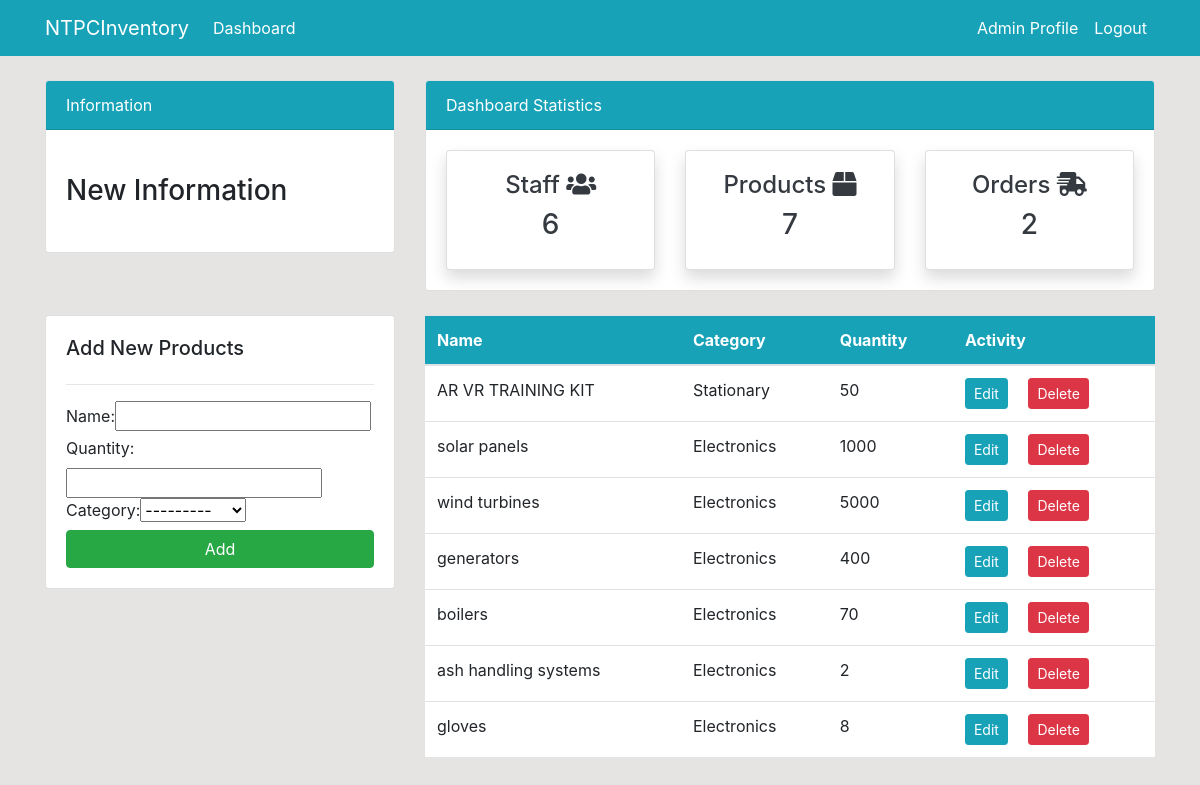
Screenshot of /products/ (signed in) with the database file from the repository.
### dashboard/models.py (models this page shows, shortened)
class Product(models.Model):
    name = models.CharField(max_length=100, null=True)
    quantity = models.PositiveIntegerField(null=True)
    category = models.CharField(max_length=50, choices=CATEGORY, null=True)

### dashboard/views.py (the view)
# urls.py: path('products/', views.products, name='dashboard-products'),
@login_required(login_url='user-login')
def products(request):
    product = Product.objects.all()
    product_count = product.count()
    customer = User.objects.filter(groups=2)
    customer_count = customer.count()
    order = Order.objects.all()
    order_count = order.count()
    product_quantity = Product.objects.filter(name='')
    if request.method == 'POST':
        form = ProductForm(request.POST)
        if form.is_valid():
            form.save()
            product_name = form.cleaned_data.get('name')
            messages.success(request, f'{product_name} has been added')
            return redirect('dashboard-products')
    else:
        form = ProductForm()
    context = {
        'product': product,
        'form': form,
        'customer_count': customer_count,
        'product_count': product_count,
        'order_count': order_count,
    }
    return render(request, 'dashboard/products.html', context)

### dashboard/forms.py
class ProductForm(forms.ModelForm):
    class Meta:
        model = Product
        fields = '__all__'

### templates/dashboard/products.html (shortened to what this page needs)
{% extends 'partials/base.html' %}
{% load crispy_forms_tags %}
{% block content %}
{% include 'partials/topside.html' %}
<div class="row my-4">
    <div class="col-md-4">
        <div class="card card-body">
            <h5>Add New Products</h5>
            <hr>
            <form method="POST">
                {{ form }}
                <input class="btn btn-success btn-block" type="submit" value="Add">
            </form>
        </div>
    </div>
    <div class="col-md-8">
        <table class="table bg-white">
            <thead class="bg-info text-white">
                <tr>
                    <th scope="col">Name</th>
                    <th scope="col">Category</th>
                    <th scope="col">Quantity</th>
                    <th scope="col">Activity</th>
                </tr>
            </thead>
            <tbody>
                {% for product in product %}
                <tr>
                    <td>{{ product.name }}</td>
                    <td>{{ product.category }}</td>
                    <td>{{ product.quantity }}</td>
                    <td>
                        <a class="btn btn-info btn-sm mr-2"
                            href="{% url 'dashboard-products-edit' product.id %}">Edit</a>
                        <a class="btn btn-danger btn-sm ml-2"
                            href="{% url 'dashboard-products-delete' product.id %}">Delete</a>
                    </td>
                </tr>
                {% endfor %}
            </tbody>
        </table>
    </div>
</div>
{% endblock %}

### templates/partials/nav.html (shortened to what this page needs)
<nav class="navbar navbar-expand-lg navbar-info bg-info">
    <div class="container">
        {% if user.is_authenticated %}
        <a class="navbar-brand text-white" href="{% url 'dashboard-index' %}">NTPCInventory</a>
        <div class="collapse navbar-collapse" id="navbarSupportedContent">
            <ul class="navbar-nav mr-auto">
                <li class="nav-item active">
                    <a class="nav-link text-white" href="{% url 'dashboard-index' %}">Dashboard </a>
                </li>
            </ul>
            <ul class="navbar-nav ml-auto">
                <li class="nav-item active">
                    <a class="nav-link text-white" href="{% url 'user-profile' %}">{{ user.username }} Profile
                        <span class="sr-only">(current)</span></a>
                </li>
                <li class="nav-item">
                    <a class="nav-link text-white" href="{% url 'user-logout' %}">Logout</a>
                </li>
            </ul>
            {% endif %}
        </div>
    </div>
</nav>

### static/style.css (style rules this page uses)
body { background: rgb(230, 227, 227); }

### rows the page displays
Product: name "AR VR TRAINING KIT", category "Stationary", quantity "50"
Product: name "solar panels", category "Electronics", quantity "1000"
Product: name "wind turbines", category "Electronics", quantity "5000"
Product: name "generators", category "Electronics", quantity "400"
Product: name "boilers", category "Electronics", quantity "70"
Product: name "ash handling systems", category "Electronics", quantity "2"
Product: name "gloves", category "Electronics", quantity "8"

### other values shown
{{ user.username }} "Admin"
{{ customer_count }} "6"
{{ product_count }} "7"
{{ order_count }} "2"
